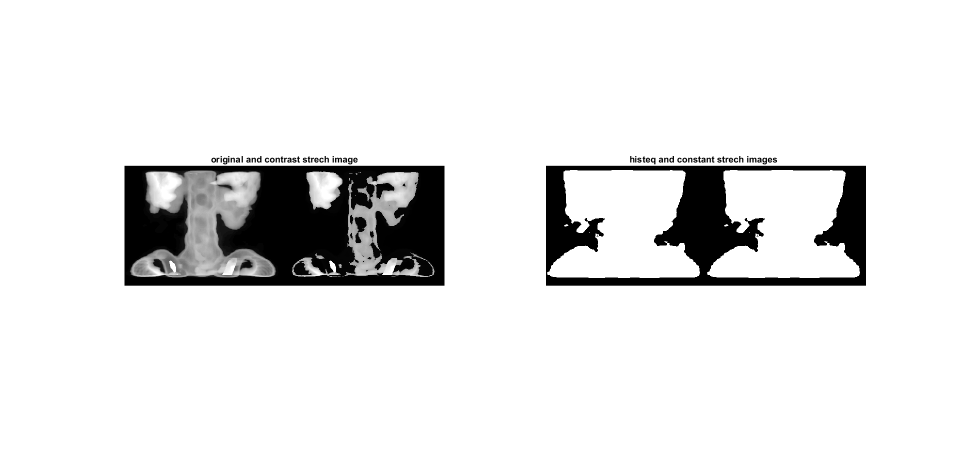
%> input picture images/contrast_streching_image.png, 1914 x 936 px (shown at 1/2 size)
$ octave filter.m   (GNU Octave 9; MATLAB toolbox functions it lacks are replaced by stand-ins)
%> lines starting %> are read from the running program, lines starting %| are printed output that depends on the picture; in (x1, y1, x2, y2) boxes, pixels count from 0 and x2, y2 are one past the last pixel; in counts of white or black regions, pixels touching at a corner belong together; the program's own positions count from 1
clc;
clear;
close all;
%load  im image
%[file path]= uigetfile();
%img=imread([path file]);
[file, path] = uigetfile();
%> the answer given: images/contrast_streching_image.png
img = imread([path file]);
%> img is the input picture: size 936x1914x3 uint8; min 0, max 255, mean 230.1
img=imadjust(img);
img=imresize(img,0.25,'nearest');
%> img: size 234x479x3 uint8
%%image filter:average,disk,gaussian,laplacian,log,motion,prewitt,sobel
%average
avg_filt=fspecial('average',10);
avg_img=imfilter(img,avg_filt);
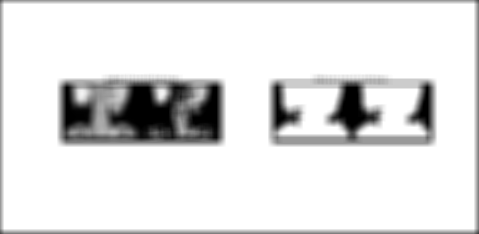
%> avg_img: size 234x479x3 uint8; min 0, max 255, mean 226.1
figure();
subplot(2,5,1);
imshowpair(img,avg_img,'montage');
title('org vs average image');
%%logical threshold
th_img=im2bw(img,0.5);
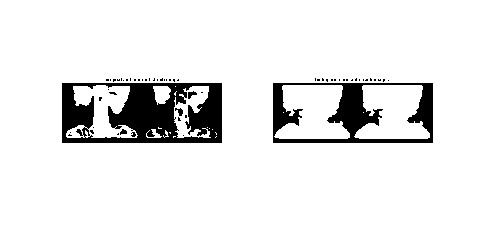
%> th_img: size 234x479 logical; 90.9% white; 58 black regions (53 under 20 px), largest, box (x1, y1, x2, y2) and area: (62, 83, 222, 143) 6157, (273, 83, 433, 143) 3678, (188, 91, 197, 99) 39, (175, 108, 183, 116) 36, (120, 129, 127, 135) 27
th_avg_img=(im2bw(avg_img,0.5));
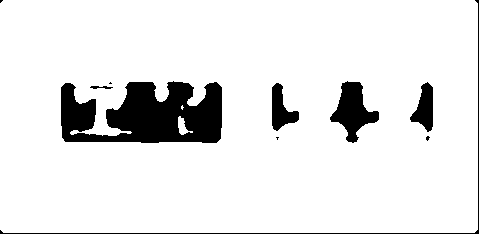
%> th_avg_img: size 234x479 logical; 90.4% white; 10 black regions (4 under 20 px), largest, box (x1, y1, x2, y2) and area: (61, 81, 222, 143) 7159, (330, 81, 379, 143) 1469, (0, 0, 479, 234) 730, (272, 83, 299, 131) 683, (410, 82, 433, 132) 670, (90, 86, 113, 89) 45
subplot(2,5,2);
imshowpair(th_img,th_avg_img,'montage');
title('org vs average threshold binary image');
%goasian a namayi plot
goas_filt=fspecial('gaussian',5,100);
goas_img=imfilter(img,goas_filt);
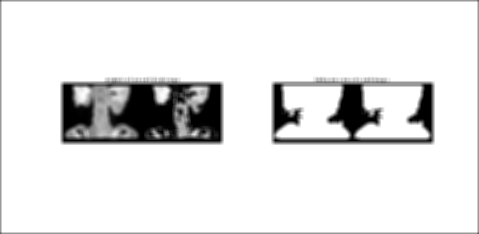
%> goas_img: size 234x479x3 uint8; min 0, max 255, mean 228.2
subplot(2,5,3);imshowpair(img,goas_img,'montage');
title('original vs goasian filter image');
th_gau_img=imfilter(th_img,goas_filt);
%> th_gau_img: size 234x479 logical; 91.1% white; 15 black regions (11 under 20 px), largest, box (x1, y1, x2, y2) and area: (62, 81, 222, 143) 6388, (273, 81, 433, 143) 2754, (273, 83, 300, 134) 689, (177, 109, 183, 115) 26
subplot(2,5,4);imshowpair(th_img,th_gau_img,'montage');
title('thresh vs gaussian thresh');
%laplacian
laplas_filt=fspecial('laplacian',0.00005);
laplas_img=imfilter(img,laplas_filt);
subplot(2,5,5);imshowpair(img,laplas_img,'montage');
title('org vs laplas');
laplas_th=imfilter(th_img,laplas_filt);
%> laplas_th: size 234x479 logical; 2.4% white in thin lines or dots, all inside (x1, y1, x2, y2) = (62, 78, 433, 143)
subplot(2,5,6);imshowpair(th_img,laplas_th,'montage');
title('th vs laplas');
%sobel
sob_filt=fspecial('sobel');
sob_img=imfilter(img,sob_filt);
subplot(2,5,7);imshowpair(img,sob_img,'montage');
title('org vs sobel');
th_sob_img=imfilter(th_img,sob_filt);
%> th_sob_img: size 234x479 logical; 2.8% white in thin lines or dots, all inside (x1, y1, x2, y2) = (0, 77, 479, 234)
subplot(2,5,8);imshowpair(th_img,th_sob_img,'montage');
title('th vs sobel');
%laplacian of gaussian=> log
log_filt=fspecial('log');
log_img=imfilter(img,log_filt);
subplot(2,5,9);imshowpair(img,log_img,'montage');
title('org vs log');
th_log_img=imfilter(th_img,log_filt);
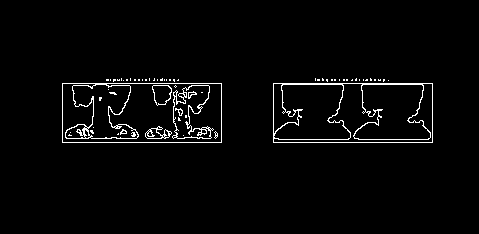
%> th_log_img: size 234x479 logical; 2.7% white in thin lines or dots, all inside (x1, y1, x2, y2) = (62, 78, 433, 143)
subplot(2,5,10);imshowpair(th_img,th_log_img,'montage');
title('th vs log');
%sharping with laplacian filter
figure;subplot(3,3,1);
imshowpair(img,img-laplas_img,'montage');
title('org vs org-laplac');
subplot(3,3,2);imshowpair(img,histeq(laplas_img),'montage');
%> after `imshowpair(img,histeq(laplas_img),'montage')`:
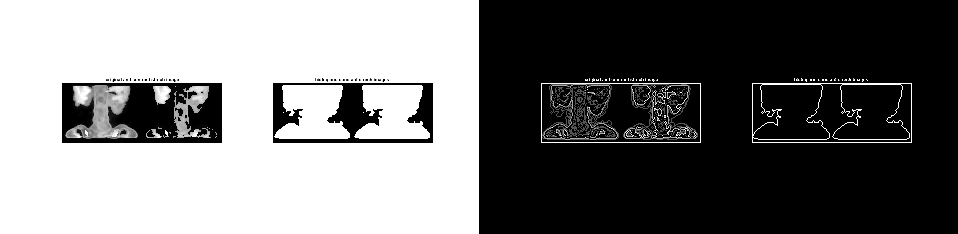
%> displayed picture: size 234x958x3, on the screen's scale of 0 to 255; min 0, max 255, mean 118.5
title('org vs histeq laplas');
%shrping with sobel
subplot(3,3,3);imshowpair(img,img-sob_img,'montage');
title('org vs org-sobel');
subplot(3,3,4);imshowpair(th_img,th_img-th_sob_img,'montage');
%> after `imshowpair(th_img,th_img-th_sob_img,'montage')`:
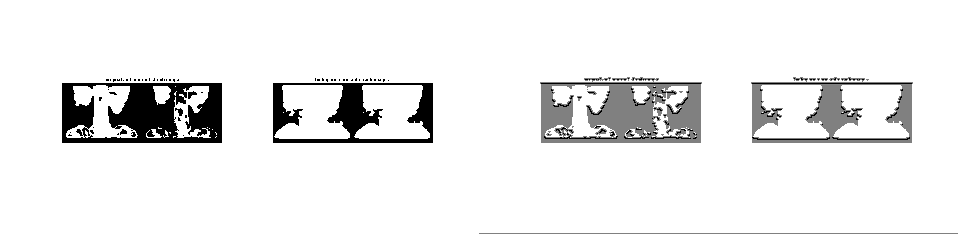
%> displayed picture: size 234x958, on the screen's scale of 0 to 255; min 0, max 255, mean 235.9
title('th vs th-sob');
subplot(3,3,5);imshowpair(img,img-log_img,'montage');
title('org vs org-log');
%gradient of image
subplot(3,3,6);
%> (the run ends here)
